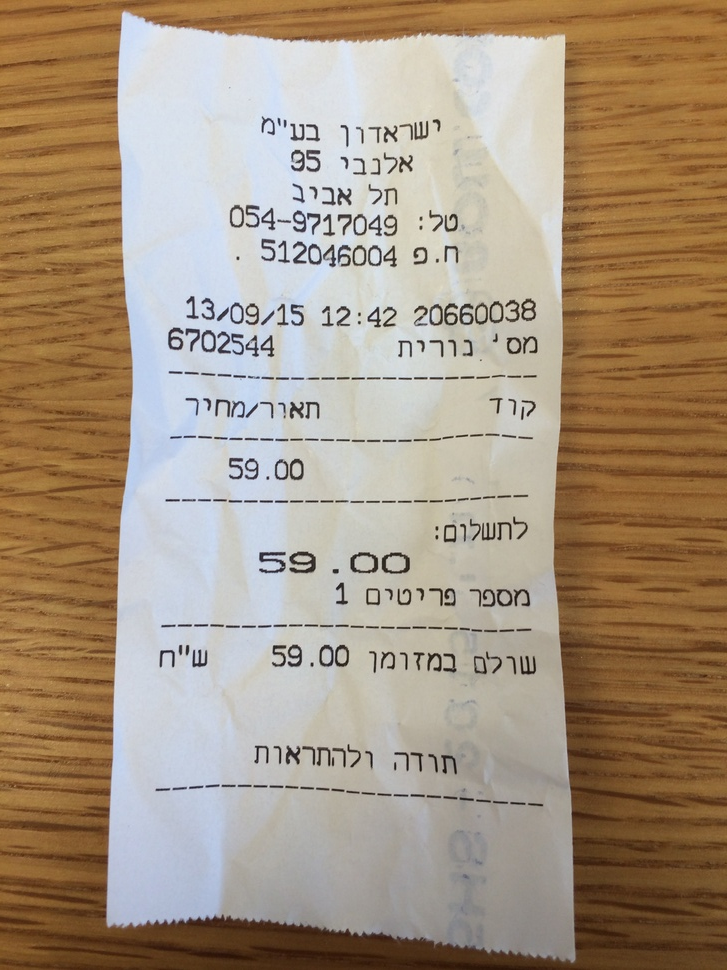
//> input picture ocr/pics/heb2.jpg, 727 x 970 px, shrunk from 2448 x 3264 before the run
$ ./mser   (built with g++ and OpenCV 4, older OpenCV classes emulated)
//> lines starting //> are read from the running program, lines starting //| are printed output that depends on the picture; after the words box and inside, x2 and y2 are one past the last pixel; in counts of white or black regions, pixels touching at a corner belong together
/*
  g++ $(pkg-config --cflags --libs opencv) mser.cc -o mser && ./mser
*/

#include "opencv2/opencv.hpp"
#include "opencv2/core/core.hpp"
#include "opencv2/highgui/highgui.hpp"
#include "opencv2/imgproc/imgproc.hpp"
#include <math.h>

#include <iostream>

using namespace cv;
using namespace std;

int main(int argc, char *argv[])
{
  Mat mat = imread("./pics/heb2.jpg");
//> mat is the input picture: 970 rows x 727 cols, CV_8UC3; mean B, G, R 129.2, 149.3, 166.8

  cv::cvtColor(mat, mat, CV_BGR2GRAY);
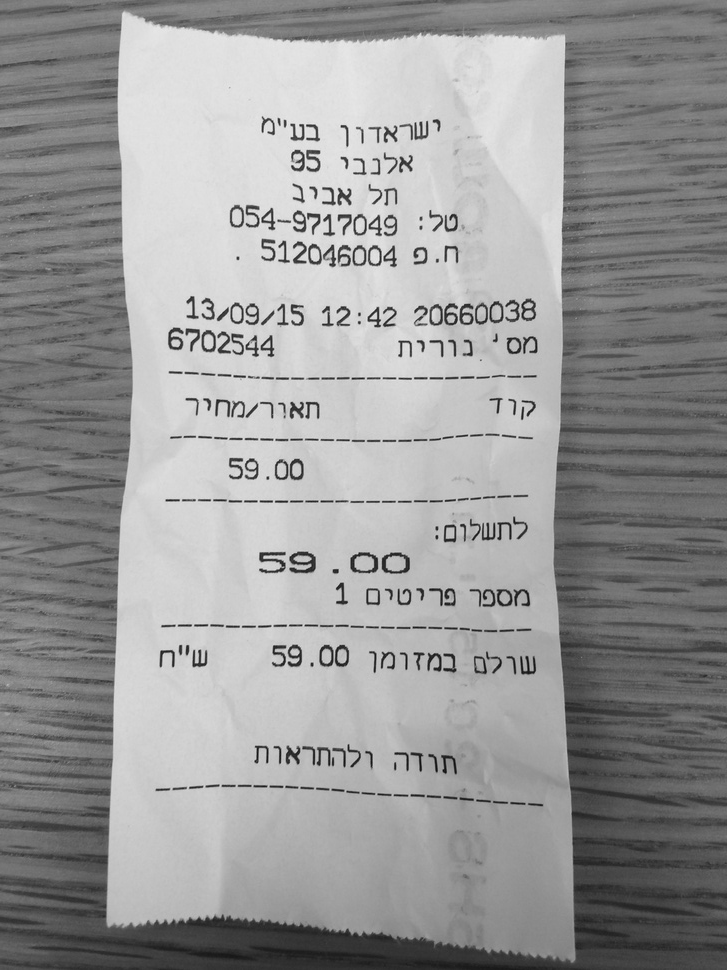
//> mat: 970 rows x 727 cols, CV_8UC1; min 11, max 243, mean 152.2
  cv::Mat kernel = cv::getStructuringElement(cv::MORPH_RECT, cv::Point(19,19));
  cv::Mat dilated;
  cv::dilate(mat, dilated, kernel);
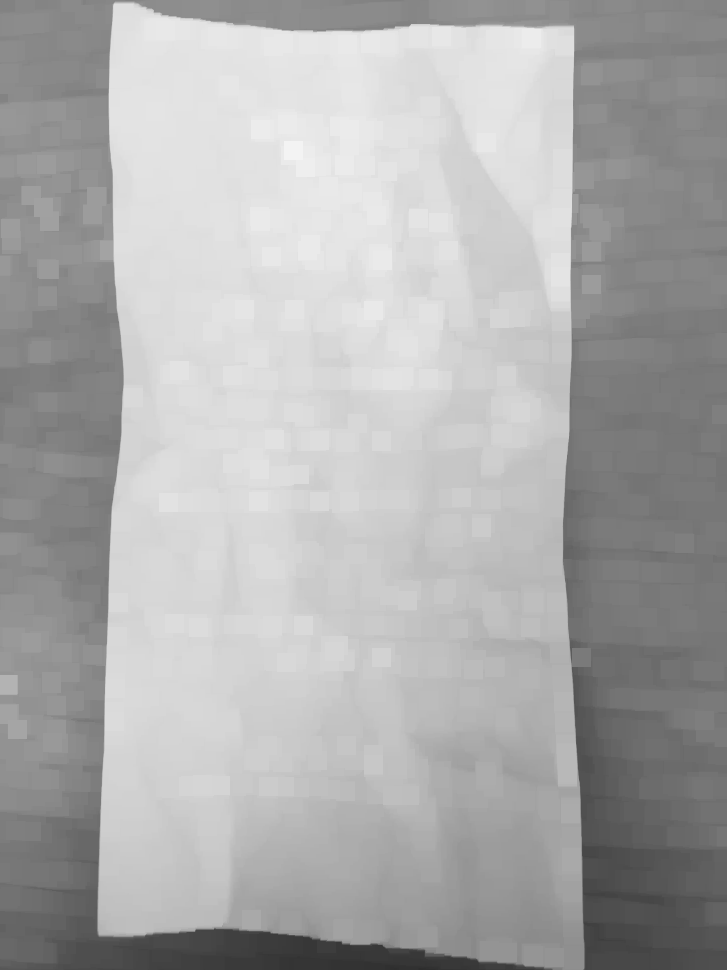
//> dilated: 970 rows x 727 cols, CV_8UC1; min 45, max 243, mean 172.3
  blur(dilated, dilated, Size(10,10));

  MSER ms;
  Point p;
  vector< vector<Point> > regions;
  ms(dilated, regions, Mat());
//> regions = 1 contour; box (x1, y1, x2, y2) and area: (54, 932, 521, 969) 18750

  std::cout << "regions count... " << regions.size() << std::endl;
//| regions count... 1

  for (int i = 0; i < regions.size(); i++)
    {
      ellipse(dilated, fitEllipse(regions[i]), Scalar(0,0,255));
    }
//> this loop made 1 pass
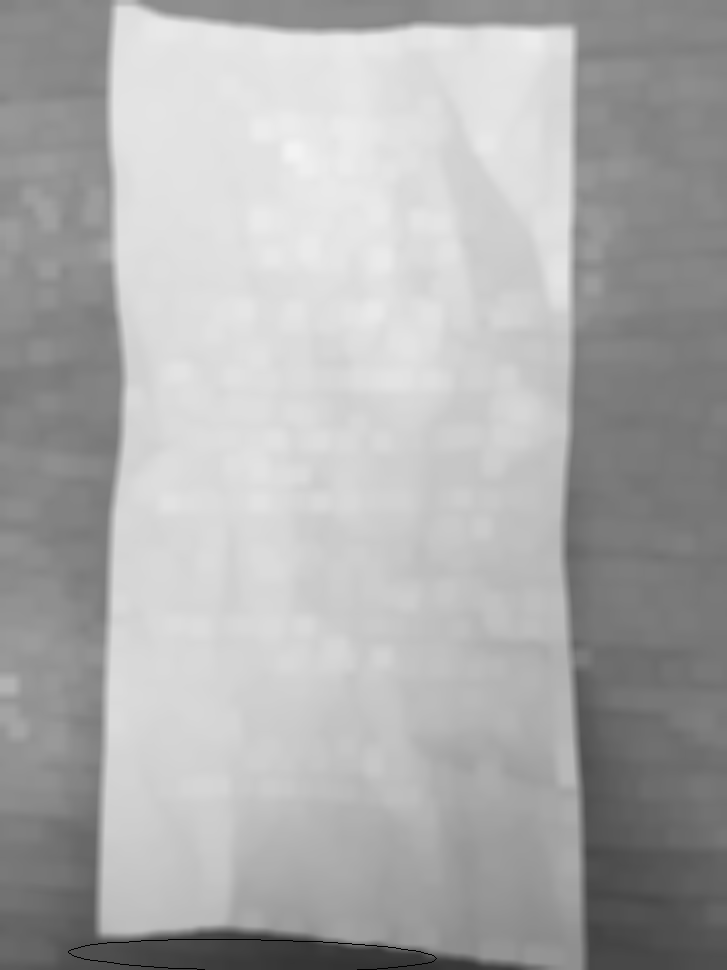
//> dilated: 970 rows x 727 cols, CV_8UC1; min 0, max 243, mean 172.3

  cv::imwrite( "./img_pre/mser.jpg", dilated);
  return 0;
}
